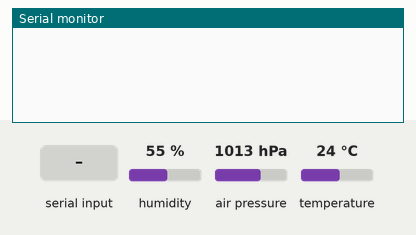
Recording of a sketch running on a simulated Arduino Uno, built with avr-gcc and run on an emulated ATmega328P. On the bench: the last lines printed to the serial monitor. The inputs (shaded band) are chosen by the test bench; at power-on: humidity 55 %, air pressure 1013 hPa, temperature 24 °C. The modem accepts every AT command (registered, SIM ready, sends succeed) and sends nothing else.

Above: at 1.2 s.
1.3 s: "1\n" received over the second serial link
At 2.7 s:
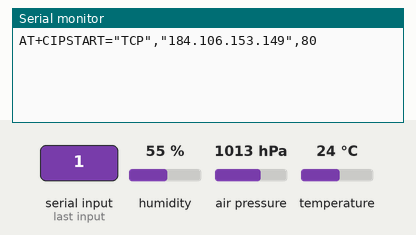
At 4.6 s:
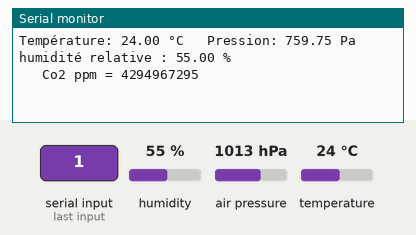

Measured:
- after the input at 1.3 s, the serial monitor: prints a new line after 0.58 s (image 1)

The sketch:

TeensyThingspeak.ino
```cpp
/* Arduino+esp8266 thingSpeak example
 * Example name = "Write temperature and humidity to Thingspeak channel"
 * Created by Ilias Lamprou
 * Updated Oct 30 2016
 *
 * Download latest Virtuino android app from the link:https://play.google.com/store/apps/details?id=com.virtuino_automations.virtuino&hl
 * Video tutorial link: https://youtu.be/4XEe0HY0j6k
 * Contact address for questions or comments: iliaslampr@gmail.com
 */

// Code to use SoftwareSerial
#include "SoftwareSerial.h"
#include "SparkFunBME280.h"
SoftwareSerial espSerial =  SoftwareSerial(0,1);      // arduino RX pin=2  arduino TX pin=3    connect the arduino RX pin to esp8266 module TX pin   -  connect the arduino TX pin to esp8266 module RX pin
// BME280
BME280 capteur;
// O2 code
#define Version     11          // version, 1.0 or 1.1, which depands on your board you use as it is
const int pinO2     = 15;       // Connect Grove - Gas Sensor(O2) to A0

#if Version==11
const int AMP   = 121;
#elif Version==10
const int AMP   = 201;
#endif

const float K_O2    = 7.43;

// CO2 code
SoftwareSerial K_30_Serial(7,8);  //Sets up a virtual serial port
                                    //Using pin 12 for Rx and pin 13 for Tx
byte readCO2[] = {0xFE, 0X44, 0X00, 0X08, 0X02, 0X9F, 0X25};  //Command packet to read Co2 (see app note)
byte response[] = {0,0,0,0,0,0,0};  //create an array to store the response
//multiplier for value. default is 1. set to 3 for K-30 3% and 10 for K-33 ICB
int valMultiplier = 1;


String apiKey = "****";     // replace with your channel's thingspeak WRITE API key

//String ssid="WIFI NAME";    // Wifi network SSID
//String password ="WIFI PASSWORD";  // Wifi network password

boolean DEBUG=true;

//======================================================================== showResponce
void showResponse(int waitTime){
    long t=millis();
    char c;
    while (t+waitTime>millis()){
      if (espSerial.available()){
        c=espSerial.read();
        if (DEBUG) Serial.print(c);
      }
    }

}

//========================================================================
boolean thingSpeakWrite(float value1, float value2, float value3, float value4, float value5){
  String cmd = "AT+CIPSTART=\"TCP\",\"";                  // TCP connection
  cmd += "184.106.153.149";                               // api.thingspeak.com
  cmd += "\",80";
  espSerial.println(cmd);
  if (DEBUG) Serial.println(cmd);
  if(espSerial.find("Error")){
    if (DEBUG) Serial.println("AT+CIPSTART error");
    return false;
  }


  String getStr = "GET /update?api_key=";   // prepare GET string
  getStr += apiKey;

  getStr +="&field1=";
  getStr += String(value1);
  getStr +="&field2=";
  getStr += String(value2);
  getStr +="&field3=";
  getStr += String(value3);
  getStr +="&field4=";
  getStr += String(value4);
  getStr +="&field5=";
  getStr += String(value5);
  // getStr +="&field3=";
  // getStr += String(value3);
  // ...
  getStr += "\r\n\r\n";

  // send data length
  cmd = "AT+CIPSEND=";
  cmd += String(getStr.length());
  espSerial.println(cmd);
  if (DEBUG)  Serial.println(cmd);

  delay(100);
  if(espSerial.find(">")){
    espSerial.print(getStr);
    if (DEBUG)  Serial.print(getStr);
  }
  else{
    espSerial.println("AT+CIPCLOSE");
    // alert user
    if (DEBUG)   Serial.println("AT+CIPCLOSE");
    return false;
  }
  return true;
}
//================================================================================ setup
void setup() {
  DEBUG=true;           // enable debug serial
  Serial.begin(9600);

  //BME280
 //while (!Serial) //{
    // Attente de l'ouverture du port série pour Arduino LEONARDO
  //}
  //configuration du capteur
  capteur.settings.commInterface = I2C_MODE;
  capteur.settings.I2CAddress = 0x76;
  capteur.settings.runMode = 3;
  capteur.settings.tStandby = 0;
  capteur.settings.filter = 0;
  capteur.settings.tempOverSample = 1 ;
  capteur.settings.pressOverSample = 1;
  capteur.settings.humidOverSample = 1;
  delay(10);  // attente de la mise en route du capteur. 2 ms minimum
  // chargement de la configuration du capteur
  capteur.begin();

 //CO2 code
  //Serial.begin(9600);         //Opens the main serial port to communicate with the computer
  K_30_Serial.begin(9600);    //Opens the virtual serial port with a baud of 9600


  espSerial.begin(9600);  // enable software serial
                          // Your esp8266 module's speed is probably at 115200.
                          // For this reason the first time set the speed to 115200 or to your esp8266 configured speed
                          // and upload. Then change to 9600 and upload again

  //espSerial.println("AT+RST");         // Enable this line to reset the module;
  //showResponse(1000);

  //espSerial.println("AT+UART_CUR=9600,8,1,0,0");    // Enable this line to set esp8266 serial speed to 9600 bps
  //showResponse(1000);


  //espSerial.println("AT+CWMODE=1");   // set esp8266 as client
  //showResponse(1000);

  //espSerial.println("AT+CWJAP=\""+ssid+"\",\""+password+"\"");  // set your home router SSID and password
  //showResponse(5000);

   //if (DEBUG)  Serial.println("Setup completed");
}


// ====================================================================== loop
void loop() {

// O2 code

   float sensorValue;
   float sensorVoltage;
   float Value_O2;

    sensorValue   = analogRead(15);
    sensorVoltage =((sensorValue/1024.0)*3.3)-1;
    sensorVoltage = sensorVoltage/(float)AMP*10000.0;
    Value_O2 = sensorVoltage/K_O2;

// CO2  code
 sendRequest(readCO2);
 unsigned long valCO2 = getValue(response);
  // Read sensor values
   float t = capteur.readTempC();  // value 1
   float h = capteur.readFloatHumidity(); // value 2
   float p = (capteur.readFloatPressure()*0.0075); // value 3
   float c = valCO2; // value 4
   float o = Value_O2; // value 5

   //float h = dht.readHumidity();

   thingSpeakWrite(t,h,c,o,p);

 Serial.print("Température: ");
  Serial.print(capteur.readTempC(), 2);
  Serial.print(" °C");
  Serial.print("\t Pression: ");
  Serial.print((capteur.readFloatPressure()*0.0075), 2);
  Serial.print(" Pa");
  Serial.print("\t humidité relative : ");
  Serial.print(capteur.readFloatHumidity(), 2);
  Serial.println(" %");
  Serial.print("\t Co2 ppm = ");
  Serial.println(valCO2);

  // thingspeak needs 30 sec delay between updates,
  delay(40000);
}


//----------------

// CO2 sensor
void sendRequest(byte packet[])
{
  while(!K_30_Serial.available())  //keep sending request until we start to get a response
  {
    K_30_Serial.write(readCO2,7);
    delay(50);
  }

  int timeout=0;  //set a timeoute counter
  while(K_30_Serial.available() < 7 ) //Wait to get a 7 byte response
  {
    timeout++;
    if(timeout > 10)    //if it takes to long there was probably an error
      {
        while(K_30_Serial.available())  //flush whatever we have
          K_30_Serial.read();

          break;                        //exit and try again
      }
      delay(50);
  }

  for (int i=0; i < 7; i++)
  {
    response[i] = K_30_Serial.read();
  }
}

unsigned long getValue(byte packet[])
{
    int high = packet[3];                        //high byte for value is 4th byte in packet in the packet
    int low = packet[4];                         //low byte for value is 5th byte in the packet


    unsigned long val = high*256 + low;                //Combine high byte and low byte with this formula to get value
    return val* valMultiplier;
}
```
